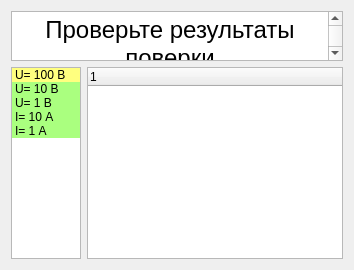
     <widget class="QWidget" name="tab_4">
      <attribute name="title">
       <string>Результат</string>
      </attribute>
      <layout class="QVBoxLayout" name="verticalLayout_9">
       <item>
        <widget class="QTextEdit" name="textEdit">
         <property name="maximumSize">
          <size>
           <width>16777215</width>
           <height>50</height>
          </size>
         </property>
         <property name="html">
          <string>&lt;!DOCTYPE HTML PUBLIC &quot;-//W3C//DTD HTML 4.0//EN&quot; &quot;http://www.w3.org/TR/REC-html40/strict.dtd&quot;&gt;
&lt;html&gt;&lt;head&gt;&lt;meta name=&quot;qrichtext&quot; content=&quot;1&quot; /&gt;&lt;style type=&quot;text/css&quot;&gt;
p, li { white-space: pre-wrap; }
&lt;/style&gt;&lt;/head&gt;&lt;body style=&quot; font-family:'MS Shell Dlg 2'; font-size:8.25pt; font-weight:400; font-style:normal;&quot;&gt;
&lt;p align=&quot;center&quot; style=&quot; margin-top:0px; margin-bottom:0px; margin-left:0px; margin-right:0px; -qt-block-indent:0; text-indent:0px;&quot;&gt;&lt;span style=&quot; font-size:18pt;&quot;&gt;Проверьте результаты поверки&lt;/span&gt;&lt;/p&gt;&lt;/body&gt;&lt;/html&gt;</string>
         </property>
        </widget>
       </item>
       <item>
        <layout class="QHBoxLayout" name="horizontalLayout_6">
         <item>
          <widget class="QListWidget" name="listWidget_2">
           <property name="maximumSize">
            <size>
             <width>70</width>
             <height>16777215</height>
            </size>
           </property>
           <item>
            <property name="text">
             <string>U= 100 В</string>
            </property>
            <property name="background">
             <brush brushstyle="SolidPattern">
              <color alpha="255">
               <red>255</red>
               <green>255</green>
               <blue>127</blue>
              </color>
             </brush>
            </property>
           </item>
           <item>
            <property name="text">
             <string>U= 10 В</string>
            </property>
            <property name="background">
             <brush brushstyle="SolidPattern">
              <color alpha="255">
               <red>170</red>
               <green>255</green>
               <blue>127</blue>
              </color>
             </brush>
            </property>
           </item>
           <item>
            <property name="text">
             <string>U= 1 В</string>
            </property>
            <property name="background">
             <brush brushstyle="SolidPattern">
              <color alpha="255">
               <red>170</red>
               <green>255</green>
               <blue>127</blue>
              </color>
             </brush>
            </property>
           </item>
           <item>
            <property name="text">
             <string>I= 10 А</string>
            </property>
            <property name="background">
             <brush brushstyle="SolidPattern">
              <color alpha="255">
               <red>170</red>
               <green>255</green>
               <blue>127</blue>
              </color>
             </brush>
            </property>
           </item>
           <item>
            <property name="text">
             <string>I= 1 А</string>
            </property>
            <property name="background">
             <brush brushstyle="SolidPattern">
              <color alpha="255">
               <red>170</red>
               <green>255</green>
               <blue>127</blue>
              </color>
             </brush>
            </property>
           </item>
          </widget>
         </item>
         <item>
          <widget class="QTreeWidget" name="treeWidget_3">
           <column>
            <property name="text">
             <string notr="true">1</string>
            </property>
           </column>
          </widget>
         </item>
        </layout>
       </item>
      </layout>
     </widget>
